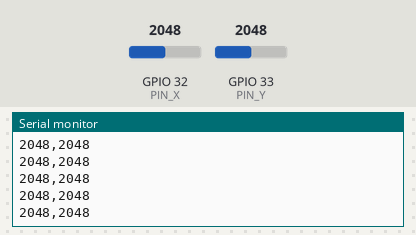
Bench run of a sketch on a simulated ESP32. Parts: the last lines printed to the serial monitor. The inputs (shaded band) are chosen by the test bench; at power-on: GPIO 32 (PIN_X) = 2048, GPIO 33 (PIN_Y) = 2048.

Above: at 1.2 s.
1.3 s: GPIO 32 (PIN_X) set to 2866
At 1.32 s:
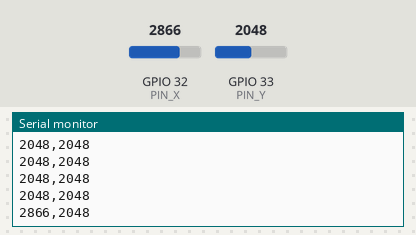
2.8 s: GPIO 33 (PIN_Y) set to 2866
At 2.83 s:
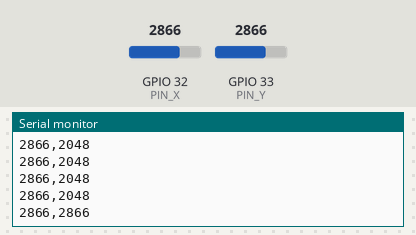
4.3 s: GPIO 32 (PIN_X) set to 3603
At 4.34 s:
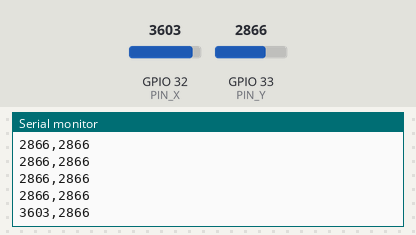
5.8 s: GPIO 33 (PIN_Y) set to 3603
At 5.8 s:
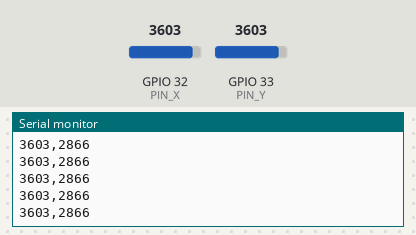
Timing chart, 0 to 8.3 s (numbered marks = the images above; inputs shaded):
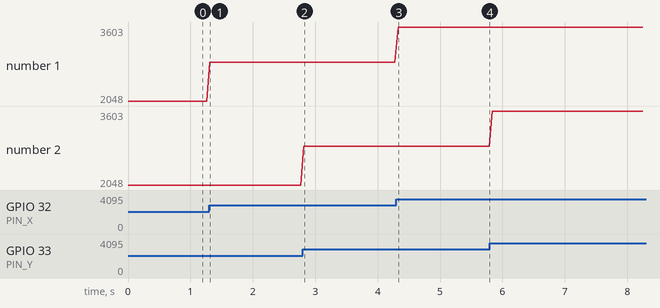

The sketch:

joystick.ino
```cpp
#define PIN_X 32 // Pin analógico para el eje X
#define PIN_Y 33 // Pin analógico para el eje Y

void setup() {
  Serial.begin(115200); // Inicializa comunicación serial
}

void loop() {
  int val_x = analogRead(PIN_X); // Lee voltaje eje X (0 a 4095)
  int val_y = analogRead(PIN_Y); // Lee voltaje eje Y (0 a 4095)

  Serial.print(val_x); // Imprime X
  Serial.print(",");   // Imprime separador
  Serial.println(val_y); // Imprime Y y salta de línea
  delay(50); // Pausa de 50ms para estabilidad
}
```

Measured:
- after the input at 1.3 s, the serial monitor: prints a new line at once (image 1)
- after the input at 2.8 s, the serial monitor: prints a new line at once (image 2)
- after the input at 4.3 s, the serial monitor: prints a new line at once (image 3)
- plotted number 1: 2048 → 2866 after the input at 1.3 s, 2866 → 3603 after the input at 4.3 s
